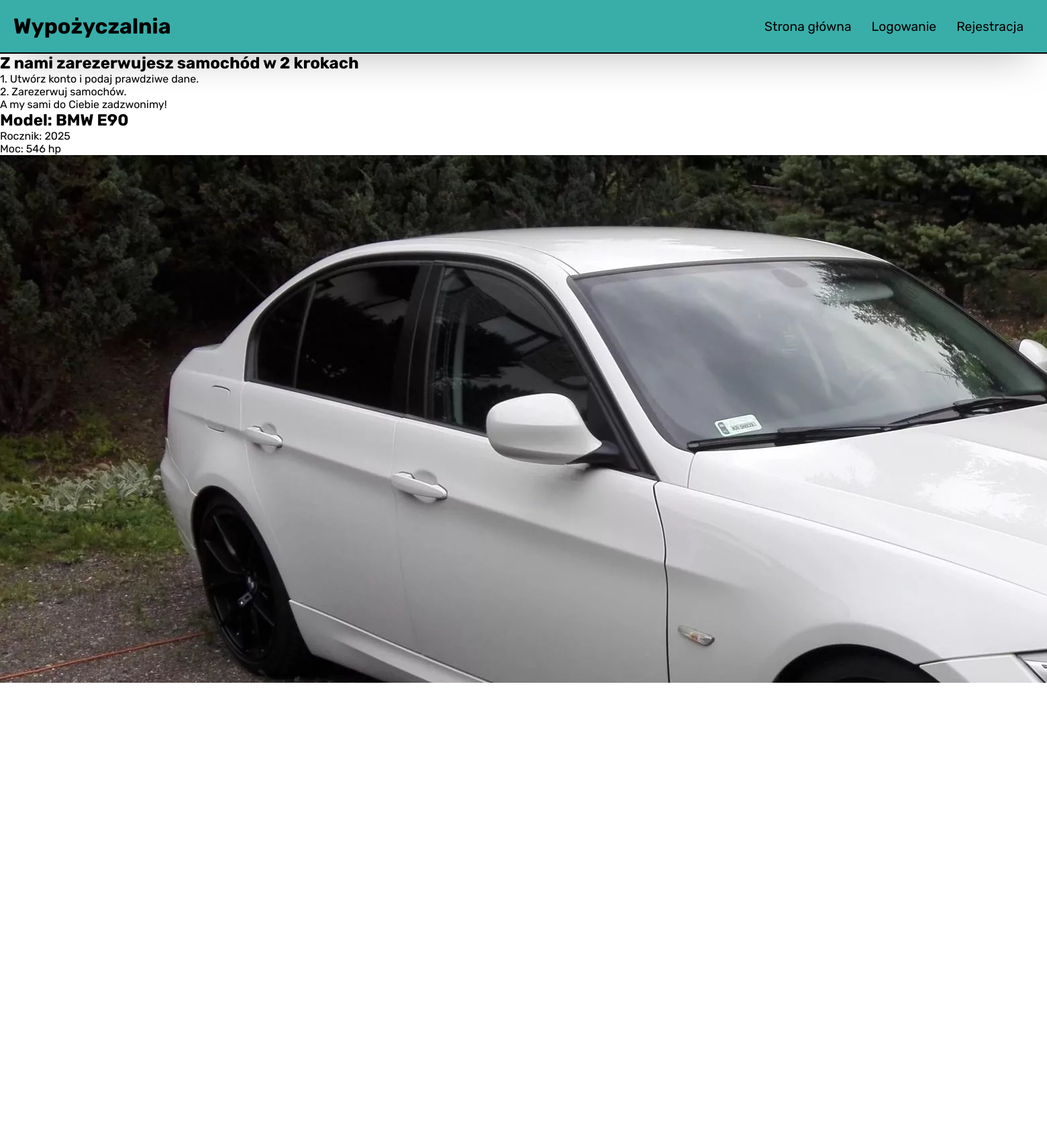
Before: / with the older database file.
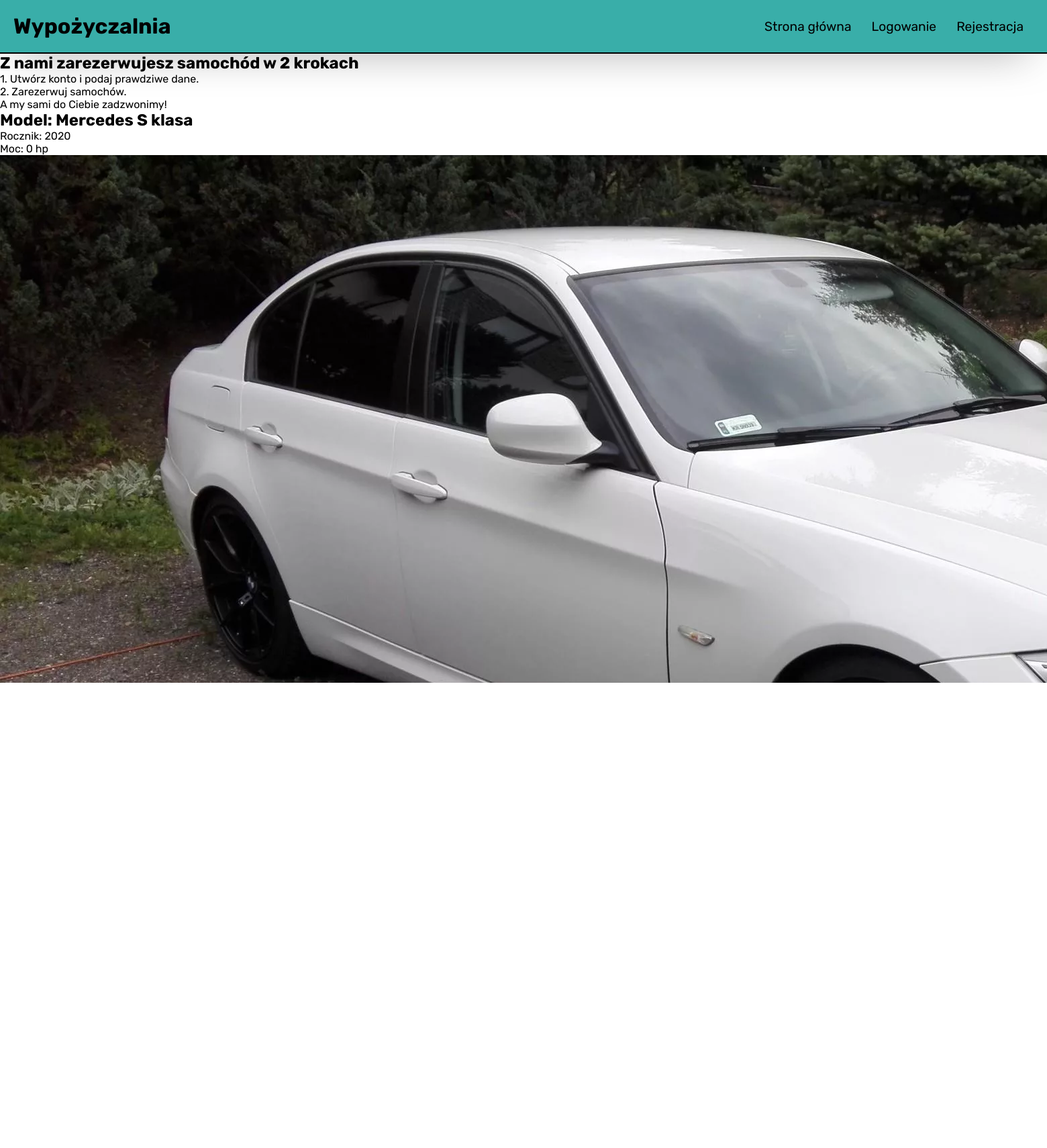
After: the same page with the newer database file.
### tables this page shows
CREATE TABLE `cars` (
  `id` int(11) NOT NULL,
  `price` int(11) NOT NULL DEFAULT 150,
  `model` text NOT NULL,
  `year` text NOT NULL,
  `power` int(11) NOT NULL,
  `photo` text NOT NULL,
  `reserved` tinyint(1) NOT NULL
);

### index.php (the view, shortened to what this page needs)
<!DOCTYPE html>
<html lang="pl">
<head>
    <link rel="stylesheet" href="style.css">
</head>
<body>
    <header>
        <div class="logo">
            <h1>Wypożyczalnia</h1>
        </div>
        <nav>
            <div class="menuElement"><a href="./index.php">Strona główna</a></div>
            <?php if (!isset($_SESSION["fullName"])) : ?>
                <div class="menuElement"><a href="./loginForm.php">Logowanie</a></div>
                <div class="menuElement"><a href="./registerForm.php">Rejestracja</a></div>
            <?php else : ?>
                <div class="menuElement"><a href="./myAccount.php">Moje konto</a></div>
                <div class="menuElement"><a href="./backend/logout.php">Wyloguj</a></div>
            <?php endif; ?>
        </nav>
    </header>
    <main>
        <div class="cars">
            <div class="car websiteInfo">
                <h2>Z nami zarezerwujesz samochód w 2 krokach</h2>
                <div class="infoBox">
                    <p>1. Utwórz konto i podaj prawdziwe dane.</p>
                    <p>2. Zarezerwuj samochów.</p>
                    <p>A my sami do Ciebie zadzwonimy!</p>
                </div>
            </div>
            <?php
            require "./backend/db_connect.php";
            $cars_query = "SELECT * FROM cars WHERE reserved=0";
            $cars = $mysqli->query($cars_query);
            $cars_fetched = $cars->fetch_all(MYSQLI_ASSOC);
            foreach ($cars_fetched as $car) {
                echo "<div class='car'>";
                echo "<h2>Model: " . $car["model"] . "</h2>";
                echo "<p>Rocznik: " . $car["year"] . "</p>";
                echo "<p>Moc: " . $car["power"] . " hp" . "</p>";
                echo "<div class='photo'>";
                echo "<img src='" . $car["photo"] . "' alt='fiat'>";
                echo "</div>";
                echo "<div class='priceNButton'>";
                echo "<p>Cena: " . $car["price"] . "zł/dzień</p>";
                echo "<div class='button'>";
            ?>
                <?php if (!isset($_SESSION["fullName"])) : ?>
                    <a href="./loginForm.php">Zarezerwuj</a>
                <?php else : ?>
                    <a href="./singleCar.php?id=<?php echo $car['id']; ?>">Zarezerwuj</a>
                <?php endif; ?>
            <?php
                echo "</div>";
                echo "</div>";
                echo "</div>";
            }
            ?>
        </div>
    </main>
</body>
</html>

Changed rows visible on the page:
no longer on this page (row edited): cars: model "BMW E90", year "2025", power "546", photo (picture)
now on this page (row edited): cars: model "Mercedes S klasa", year "2020", power "0", photo (picture)
